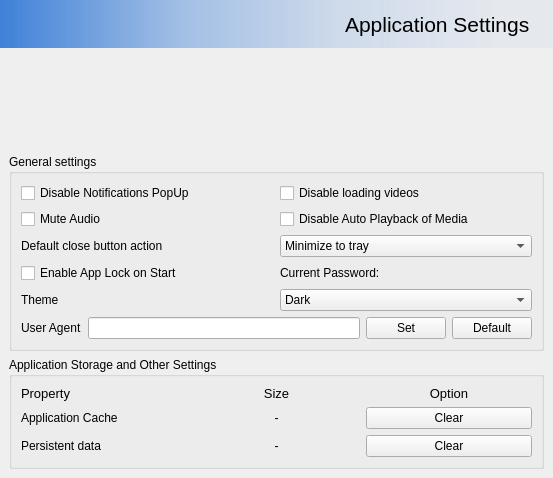
<?xml version="1.0" encoding="UTF-8"?>
<ui version="4.0">
 <class>SettingsWidget</class>
 <widget class="QWidget" name="SettingsWidget">
  <property name="geometry">
   <rect>
    <x>0</x>
    <y>0</y>
    <width>553</width>
    <height>478</height>
   </rect>
  </property>
  <property name="windowTitle">
   <string>Form</string>
  </property>
  <layout class="QVBoxLayout" name="verticalLayout">
   <property name="leftMargin">
    <number>0</number>
   </property>
   <property name="topMargin">
    <number>0</number>
   </property>
   <property name="rightMargin">
    <number>0</number>
   </property>
   <property name="bottomMargin">
    <number>0</number>
   </property>
   <item alignment="Qt::AlignTop">
    <widget class="QWidget" name="headerWidget" native="true">
     <property name="sizePolicy">
      <sizepolicy hsizetype="Preferred" vsizetype="Maximum">
       <horstretch>0</horstretch>
       <verstretch>0</verstretch>
      </sizepolicy>
     </property>
     <property name="styleSheet">
      <string notr="true">background-color: qlineargradient(spread:reflect, x1:0, y1:1, x2:1, y2:1, stop:0 rgba(63, 129, 216, 255), stop:0.328358 rgba(63, 129, 216, 111), stop:0.61194 rgba(63, 129, 216, 48), stop:0.895522 rgba(63, 129, 216, 15));
</string>
     </property>
     <layout class="QHBoxLayout" name="horizontalLayout_7">
      <item>
       <widget class="QLabel" name="label_6">
        <property name="styleSheet">
         <string notr="true">background:transparent;
padding: 8px 0px 8px 8px;</string>
        </property>
        <property name="text">
         <string/>
        </property>
        <property name="pixmap">
         <pixmap resource="icons.qrc">:/icons/app/icon-64.png</pixmap>
        </property>
       </widget>
      </item>
      <item>
       <widget class="QLabel" name="label_7">
        <property name="sizePolicy">
         <sizepolicy hsizetype="Maximum" vsizetype="Preferred">
          <horstretch>0</horstretch>
          <verstretch>0</verstretch>
         </sizepolicy>
        </property>
        <property name="font">
         <font>
          <pointsize>16</pointsize>
         </font>
        </property>
        <property name="styleSheet">
         <string notr="true">QLabel{
padding: 0px 8px 0px 8px;
background:transparent;
}</string>
        </property>
        <property name="text">
         <string>Application Settings</string>
        </property>
        <property name="textFormat">
         <enum>Qt::PlainText</enum>
        </property>
       </widget>
      </item>
     </layout>
    </widget>
   </item>
   <item>
    <widget class="QWidget" name="verticalWidget" native="true">
     <layout class="QVBoxLayout" name="verticalLayout_2">
      <property name="leftMargin">
       <number>9</number>
      </property>
      <property name="topMargin">
       <number>9</number>
      </property>
      <property name="rightMargin">
       <number>9</number>
      </property>
      <property name="bottomMargin">
       <number>9</number>
      </property>
      <item>
       <widget class="QGroupBox" name="groupBox_8">
        <property name="title">
         <string>General settings</string>
        </property>
        <layout class="QGridLayout" name="gridLayout_4">
         <item row="0" column="0">
          <layout class="QGridLayout" name="gridLayout">
           <item row="0" column="0">
            <widget class="QCheckBox" name="notificationCheckBox">
             <property name="text">
              <string>Disable Notifications PopUp</string>
             </property>
            </widget>
           </item>
           <item row="1" column="0">
            <widget class="QCheckBox" name="muteAudioCheckBox">
             <property name="text">
              <string>Mute Audio</string>
             </property>
            </widget>
           </item>
           <item row="1" column="1">
            <widget class="QCheckBox" name="autoPlayMediaCheckBox">
             <property name="text">
              <string>Disable Auto Playback of Media</string>
             </property>
            </widget>
           </item>
           <item row="0" column="1">
            <widget class="QCheckBox" name="disableVideosCheckBox">
             <property name="text">
              <string>Disable loading videos</string>
             </property>
            </widget>
           </item>
          </layout>
         </item>
         <item row="5" column="0">
          <layout class="QHBoxLayout" name="horizontalLayout_2">
           <item>
            <widget class="QLabel" name="label_2">
             <property name="text">
              <string>Theme</string>
             </property>
            </widget>
           </item>
           <item>
            <widget class="QComboBox" name="themeComboBox">
             <item>
              <property name="text">
               <string>Dark</string>
              </property>
             </item>
             <item>
              <property name="text">
               <string>Light</string>
              </property>
             </item>
            </widget>
           </item>
          </layout>
         </item>
         <item row="6" column="0">
          <layout class="QHBoxLayout" name="horizontalLayout_3">
           <item>
            <widget class="QLabel" name="label_4">
             <property name="text">
              <string>User Agent</string>
             </property>
            </widget>
           </item>
           <item>
            <widget class="QLineEdit" name="userAgentLineEdit"/>
           </item>
           <item>
            <widget class="QPushButton" name="setUserAgent">
             <property name="text">
              <string>Set</string>
             </property>
             <property name="icon">
              <iconset resource="icons.qrc">
               <normaloff>:/icons/categories/utilities.png</normaloff>:/icons/categories/utilities.png</iconset>
             </property>
            </widget>
           </item>
           <item>
            <widget class="QPushButton" name="defaultUserAgentButton">
             <property name="text">
              <string>Default</string>
             </property>
             <property name="icon">
              <iconset resource="icons.qrc">
               <normaloff>:/icons/refresh-line.png</normaloff>:/icons/refresh-line.png</iconset>
             </property>
            </widget>
           </item>
          </layout>
         </item>
         <item row="3" column="0">
          <layout class="QHBoxLayout" name="horizontalLayout">
           <item>
            <widget class="QLabel" name="label">
             <property name="text">
              <string>Default close button action</string>
             </property>
            </widget>
           </item>
           <item>
            <widget class="QComboBox" name="closeButtonActionComboBox">
             <item>
              <property name="text">
               <string>Minimize to tray</string>
              </property>
             </item>
             <item>
              <property name="text">
               <string>Quit Application</string>
              </property>
             </item>
            </widget>
           </item>
          </layout>
         </item>
         <item row="4" column="0">
          <layout class="QHBoxLayout" name="horizontalLayout_4">
           <property name="topMargin">
            <number>0</number>
           </property>
           <item>
            <widget class="QCheckBox" name="applock_checkbox">
             <property name="toolTip">
              <string>&lt;html&gt;&lt;head/&gt;&lt;body&gt;&lt;p&gt;Enable application lock screen.&lt;/p&gt;&lt;/body&gt;&lt;/html&gt;</string>
             </property>
             <property name="text">
              <string>Enable App Lock on Start</string>
             </property>
            </widget>
           </item>
           <item>
            <widget class="QLabel" name="current_password">
             <property name="text">
              <string>Current Password:</string>
             </property>
            </widget>
           </item>
          </layout>
         </item>
        </layout>
       </widget>
      </item>
      <item>
       <widget class="QGroupBox" name="groupBox_7">
        <property name="title">
         <string>Application Storage and Other Settings</string>
        </property>
        <layout class="QVBoxLayout" name="verticalLayout_3">
         <item>
          <layout class="QGridLayout" name="gridLayout_2">
           <item row="1" column="2">
            <widget class="QPushButton" name="deleteCache">
             <property name="text">
              <string>Clear</string>
             </property>
             <property name="icon">
              <iconset resource="icons.qrc">
               <normaloff>:/icons/delete-bin-3-line.png</normaloff>:/icons/delete-bin-3-line.png</iconset>
             </property>
            </widget>
           </item>
           <item row="1" column="0">
            <widget class="QLabel" name="label_3">
             <property name="text">
              <string>Application Cache</string>
             </property>
            </widget>
           </item>
           <item row="1" column="1">
            <widget class="QLabel" name="cacheSize">
             <property name="text">
              <string>-</string>
             </property>
             <property name="alignment">
              <set>Qt::AlignCenter</set>
             </property>
            </widget>
           </item>
           <item row="0" column="0">
            <widget class="QLabel" name="label_11">
             <property name="font">
              <font>
               <pointsize>10</pointsize>
               <italic>false</italic>
              </font>
             </property>
             <property name="text">
              <string>Property</string>
             </property>
            </widget>
           </item>
           <item row="0" column="2">
            <widget class="QLabel" name="label_13">
             <property name="font">
              <font>
               <pointsize>10</pointsize>
               <italic>false</italic>
              </font>
             </property>
             <property name="text">
              <string>Option</string>
             </property>
             <property name="alignment">
              <set>Qt::AlignCenter</set>
             </property>
            </widget>
           </item>
           <item row="0" column="1">
            <widget class="QLabel" name="label_12">
             <property name="font">
              <font>
               <pointsize>10</pointsize>
               <italic>false</italic>
              </font>
             </property>
             <property name="text">
              <string>Size</string>
             </property>
             <property name="alignment">
              <set>Qt::AlignCenter</set>
             </property>
            </widget>
           </item>
           <item row="2" column="0">
            <widget class="QLabel" name="label_5">
             <property name="toolTip">
              <string>&lt;html&gt;&lt;head/&gt;&lt;body&gt;&lt;p&gt;Persistent data includes persistent cookies, HTML5 local storage, and visited links.&lt;/p&gt;&lt;/body&gt;&lt;/html&gt;</string>
             </property>
             <property name="text">
              <string>Persistent data</string>
             </property>
            </widget>
           </item>
           <item row="2" column="1">
            <widget class="QLabel" name="cookieSize">
             <property name="text">
              <string>-</string>
             </property>
             <property name="alignment">
              <set>Qt::AlignCenter</set>
             </property>
            </widget>
           </item>
           <item row="2" column="2">
            <widget class="QPushButton" name="deletePersistentData">
             <property name="text">
              <string>Clear</string>
             </property>
             <property name="icon">
              <iconset resource="icons.qrc">
               <normaloff>:/icons/delete-bin-3-line.png</normaloff>:/icons/delete-bin-3-line.png</iconset>
             </property>
            </widget>
           </item>
          </layout>
         </item>
        </layout>
       </widget>
      </item>
     </layout>
    </widget>
   </item>
  </layout>
 </widget>
 <resources>
  <include location="icons.qrc"/>
 </resources>
 <connections/>
</ui>
